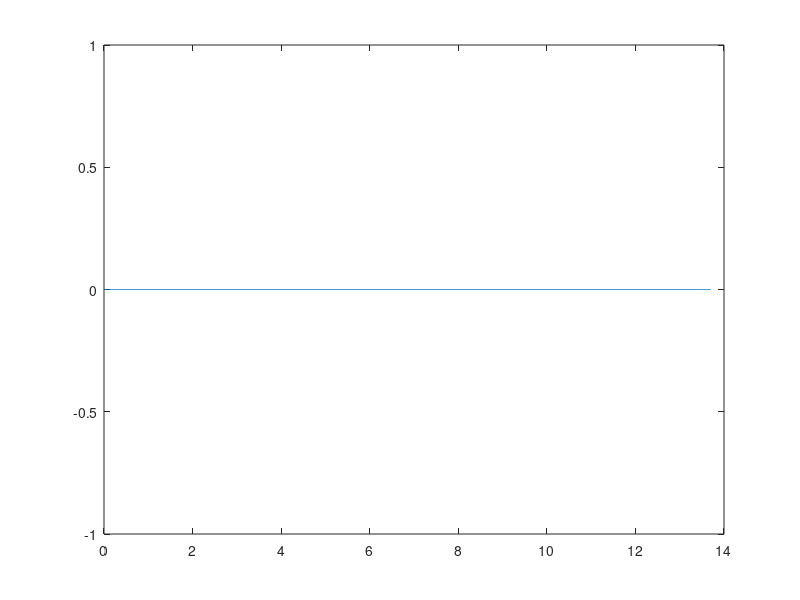
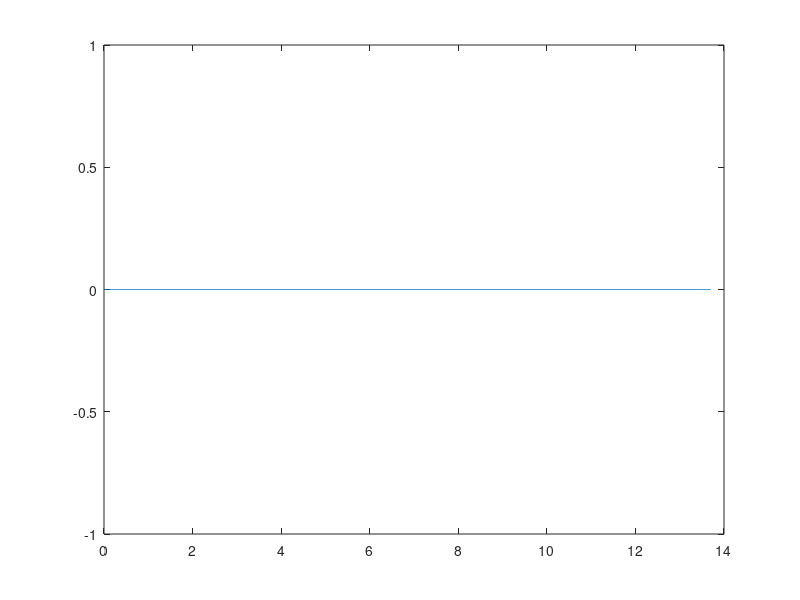
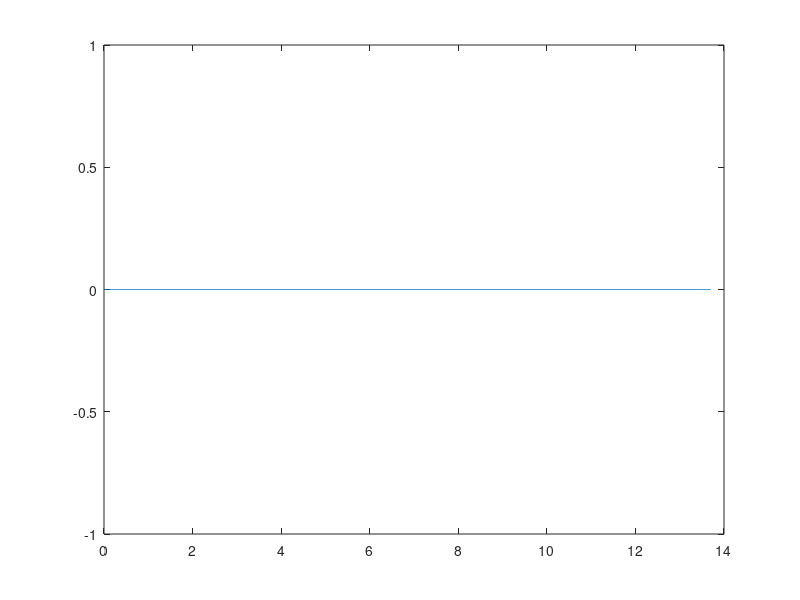
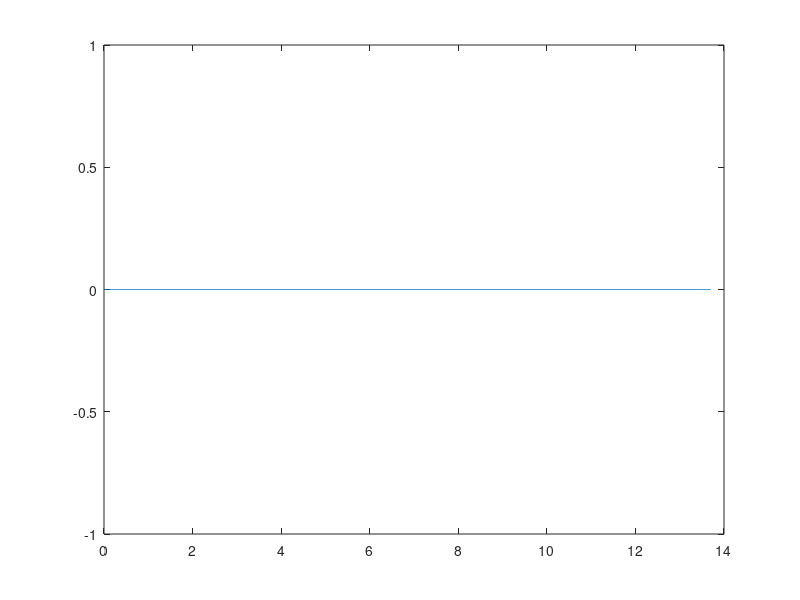

These charts were generated, in order, by the following MATLAB code:
clear all
load data_v2_500
t = data.time 
y1 = data.out{1}(2,:)
y2 = data.out{2}(2,:)
y3 = data.out{3}(2,:)
y4 = data.out{4}(1,:)
figure()
plot(t,y1)
figure()
plot(t,y2)
figure()
plot(t,y3)
figure()
plot(t,y4)